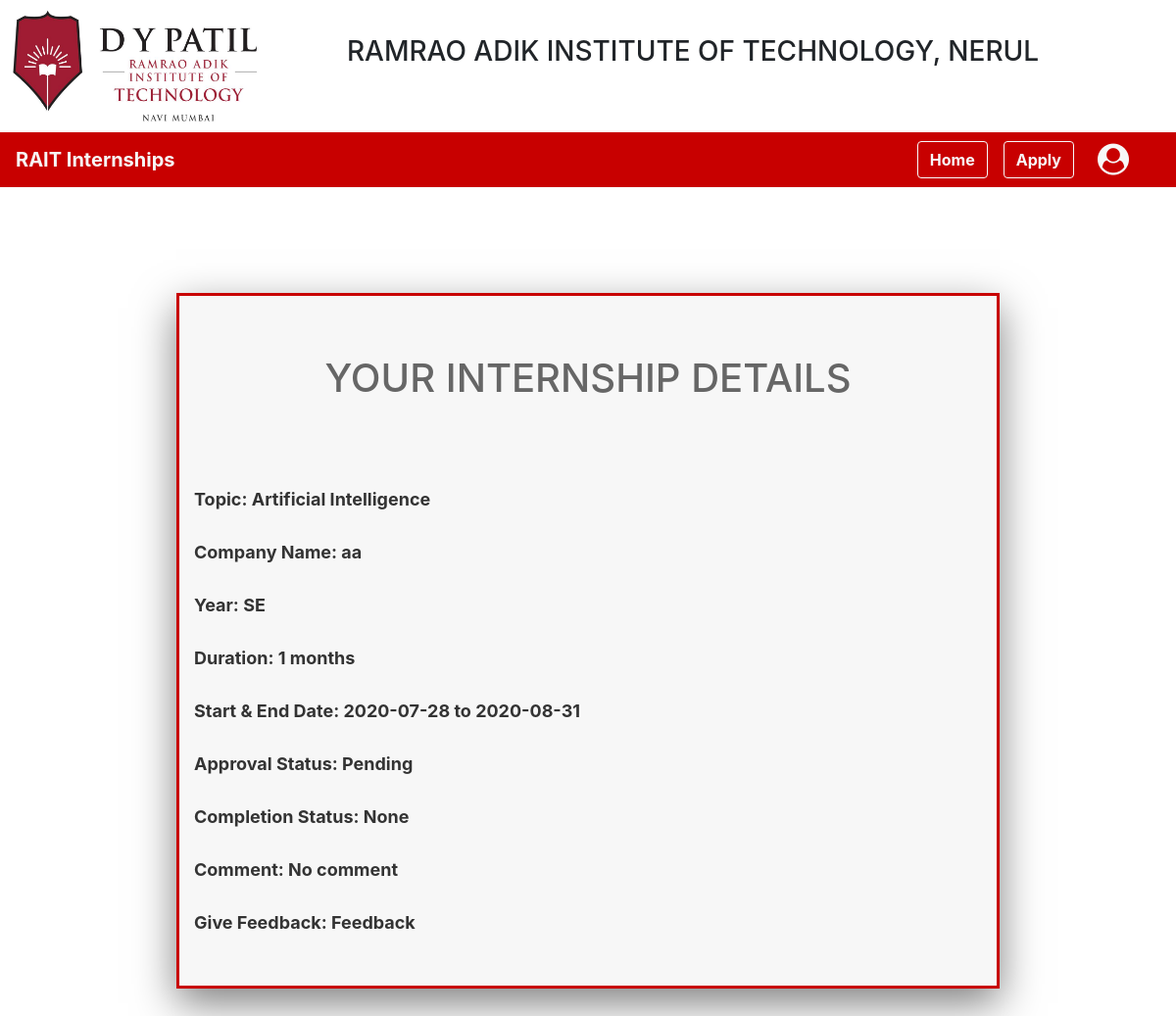
The page /SDG_1/page_3.php?id=3 on the database its author committed.
### tables this page shows
CREATE TABLE `internship_data` (
  `id` int(11) NOT NULL,
  `roll_no` varchar(10) NOT NULL,
  `topic` varchar(50) NOT NULL,
  `year_new` varchar(10) NOT NULL,
  `gpa` float NOT NULL,
  `starting_date` date NOT NULL,
  `end_date` date NOT NULL,
  `company_name` varchar(200) NOT NULL,
  `approval_status` varchar(20) NOT NULL,
  `completion_status` varchar(20) NOT NULL,
  `certificate` varchar(50) NOT NULL,
  `feedback` varchar(500) NOT NULL,
  `duration` int(20) NOT NULL,
  `letter` varchar(100) NOT NULL,
  `myfile` varchar(300) NOT NULL,
  `comment` varchar(200) NOT NULL
);

### SDG_1/page_3.php (the view, shortened to what this page needs)
<!DOCTYPE html>
<html>
<head>
	<link rel="stylesheet" type="text/css" href="css/finalcss.css">
	<link rel="stylesheet" href="https://stackpath.bootstrapcdn.com/bootstrap/4.5.0/css/bootstrap.min.css">
	<link rel="stylesheet" href="https://maxcdn.bootstrapcdn.com/font-awesome/4.7.0/css/font-awesome.min.css">
</head>
<div>
        <div style="float:left">
            <img src="images/dypatil_logo.jpeg" class="center_img" alt="">
        </div>
        <div style="text-align:center;padding:3%;">
            <h3>RAMRAO ADIK INSTITUTE OF TECHNOLOGY, NERUL</h3>
        </div>
</div>
<body class="pink">
  <nav class="navbar-custom navbar navbar-expand-lg sticky-top">
  <a class="navbar-brand" href="#" style="color: #f7f7f7"><b>RAIT Internships</b></a>
  <div class="collapse navbar-collapse" id="navbarSupportedContent" >
    <form class="form-inline my-2 my-lg-0">
      <a href="page_2.php" class="btn btn-outline-light my-2 my-sm-0 mr-3"><b>Home</b></a>
      <a href="page_4.php" class="btn btn-outline-light my-2 my-sm-0 mr-4"><b>Apply</b></a>
    </form>
   <a href="#"><i class="fa fa-user-circle fa-2x" style="color: #f7f7f7;"></i> </a>
  </div>
  <a href="#" class="nav-item nav-link" style="color:#f7f7f7;"><?php echo $_SESSION['roll_no'] ?></a>
</nav>
<br><br>
<div class="container_2">
	<h1 align="center" style="color: #666666">YOUR INTERNSHIP DETAILS</h1><br>
            <?php
                include("connect.php");
                    if(isset($_GET['id'])){
                      $id = $_GET['id'];
                    $sql = "SELECT * FROM internship_data WHERE internship_data.id = '$id' ";
                    $result = $conn->query($sql);
                    $data = mysqli_fetch_array($result);
                }
            ?>
                    <div class="col-lg-12 a" style="color: #333333;"><b>
                        <br><br>
                        Topic: <?php echo $data['topic']?><br><br>
                        Company Name: <?php echo $data['company_name']?><br><br>
                        Year: <?php echo $data['year_new'] ?> <br><br>
                        Duration: <?php echo $data['duration'] ?> months <br><br>
                        Start & End Date: <?php echo $data['starting_date'] ?> to <?php echo $data['end_date'] ?> <br><br>
                        <?php
                        if($data['approval_status'] == 'Rejected' && $data['completion_status'] == 'Rejected'){
                        ?>
                          Approval Status: <?php echo "Approved"; ?>
                        <?php
                        }
                        else{
                        ?>
                          Approval Status:  <?php echo $data['approval_status'];?>
                        <?php
                        }
                        ?>
                        <br><br>
                        Completion Status: <?php echo $data['completion_status'] ?> <br><br>
                        Comment:  <?php echo $data['comment'] ?>  <br><br>
                        <?php
                        $curdate=date("Y-m-d");
                        $mydate= $data['end_date'];
                        if($curdate >= $mydate && ($data['approval_status'] == 'Approved'))
                        {
                            if($data['feedback']  == 'Give Feedback'){
                          ?>
                            <?php echo $data['feedback'].": "?><a href="feedback_main.php " target = "_blank"  required>Feedback</a>
                          <?php
                          }
                            else{
                            echo "Feedback: Done";
                          }
                        }else if($data['approval_status'] == 'Rejected'){
                            echo " ";
                        }else{
                          ?>
                          <?php echo $data['feedback'].": "?><a  id='ThisLink' onclick='return false'>Feedback</a>
                        <?php
                        }
                        ?><br><br>
                    </div>
            </div>
</body>
</html>

### SDG_1/css/finalcss.css (style rules this page uses)
body { border-radius: 2px; top: 50%; align: center; background-color: #fff; color: #333333; font-family: 'Poppins-Regular', sans-serif; }
.navbar-custom { background-color: #c80000; }
.container_2 { table-layout: auto; padding-top: 5%; width: 70%; height: auto; background-color: #f7f7f7; border: 3px solid #c80000; margin: 5% auto 5% auto; box-shadow: 0 15px 40px rgba(0, 0, 0, 0.5); padding-bottom: 2%; }
.center_img { display: block; margin-right: auto; width:250px;height:125px; margin-bottom: 10px ; margin-left: 5%; }

### SDG_1/page_3.php (style rules this page uses)
.pink { background: #fff; }
div.a { font-size: 18px; }

### rows shown on the page
internship_data: topic "Artificial Intelligence", company_name "aa", year_new "SE", duration "1", starting_date "2020-07-28", end_date "2020-08-31", approval_status "Pending", completion_status "None", comment "No comment", feedback "Give Feedback"
